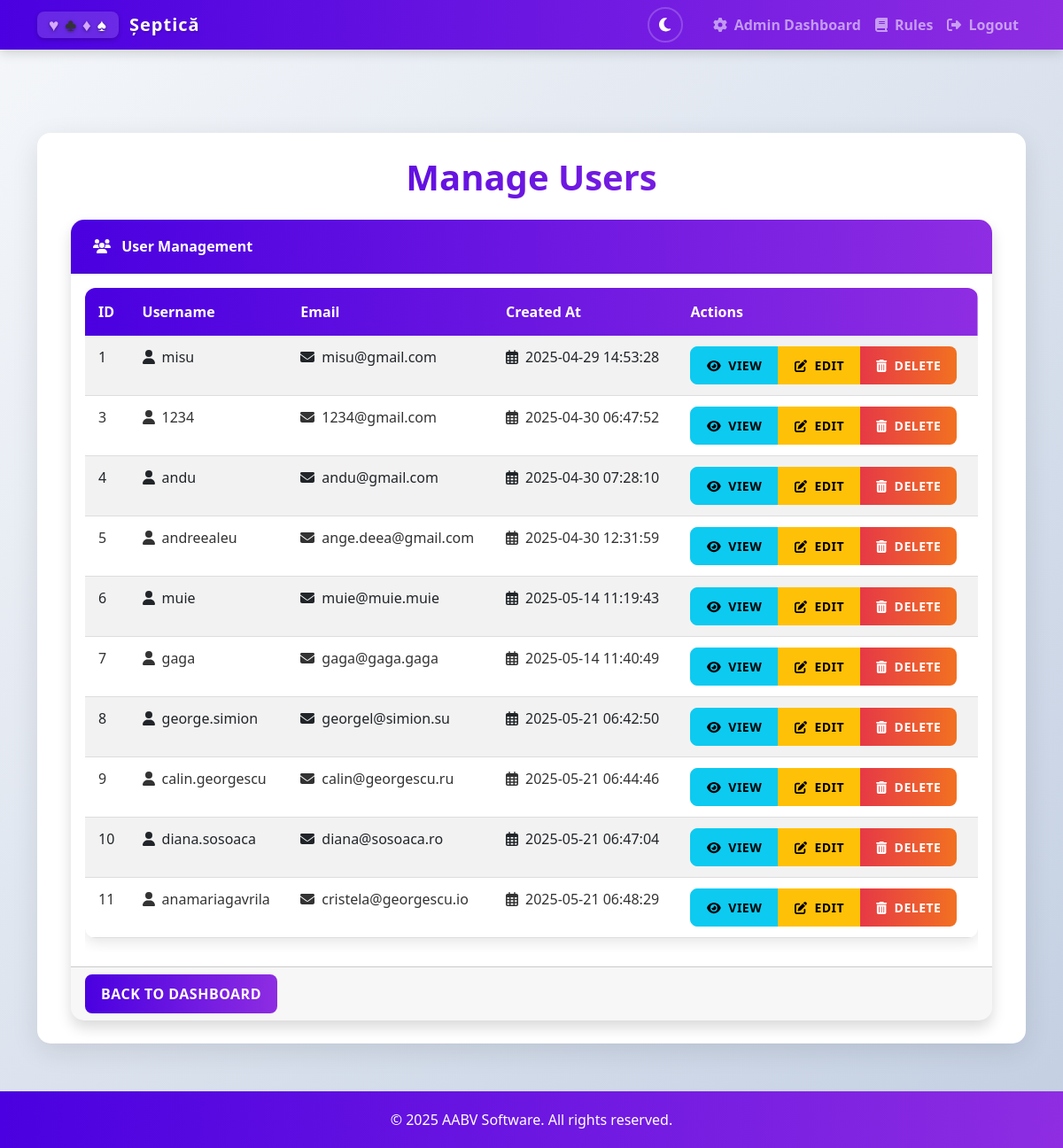
/admin/users (signed in), run on the app's committed database.
### app.py (models this page shows, shortened)
class User(db.Model, UserMixin):
    id = db.Column(db.Integer, primary_key=True)
    username = db.Column(db.String(80), unique=True, nullable=False)
    email = db.Column(db.String(120), unique=True, nullable=False)
    password = db.Column(db.String(200), nullable=False)
    created_at = db.Column(db.DateTime, default=datetime.utcnow)
    is_admin = db.Column(db.Boolean, default=False)
    lobby_players = db.relationship('LobbyPlayer', back_populates='user', cascade='all, delete-orphan')

### app.py (the view)
@application.route('/admin/users')
def admin_users():
    if not session.get('is_admin', False):
        flash('You do not have permission to access this page!', 'error')
        return redirect(url_for('lobbies'))
    try:
        users = User.query.filter(User.is_admin == False).all()
        return render_template('admin_users.html', users=users)
    except Exception as e:
        logger.error(f"Error accessing admin users page: {e}")
        flash('An error occurred while retrieving users.', 'error')
        return redirect(url_for('admin_dashboard'))

### app.py (called while the page is built)
@login_manager.user_loader
def load_user(user_id):
    return User.query.get(int(user_id))

### templates/admin_users.html (shortened to what this page needs)
{% extends "base.html" %}
{% block content %}
<div class="container animate-fade-in">
    <h1 class="page-title text-center mb-4">Manage Users</h1>
    <div class="card shadow">
        <div class="card-header">
            <i class="fas fa-users me-2"></i> User Management
        </div>
        <div class="card-body">
            {% if users %}
                <div class="table-responsive">
                    <table class="table table-striped table-hover">
                        <thead>
                            <tr>
                                <th>ID</th>
                                <th>Username</th>
                                <th>Email</th>
                                <th>Created At</th>
                                <th>Actions</th>
                            </tr>
                        </thead>
                        <tbody>
                            {% for user in users %}
                            <tr>
                                <td>{{ user.id }}</td>
                                <td><i class="fas fa-user me-2"></i>{{ user.username }}</td>
                                <td><i class="fas fa-envelope me-2"></i>{{ user.email }}</td>
                                <td><i class="far fa-calendar-alt me-2"></i>{{ user.created_at.strftime('%Y-%m-%d %H:%M:%S') }}</td>
                                <td>
                                    <div class="btn-group" role="group">
                                        <a href="{{ url_for('admin_user_details', user_id=user.id) }}"
                                           class="btn btn-sm btn-info">
                                           <i class="fas fa-eye me-1"></i> View
                                        </a>
                                        <a href="{{ url_for('admin_edit_user', user_id=user.id) }}"
                                           class="btn btn-sm btn-warning">
                                           <i class="fas fa-edit me-1"></i> Edit
                                        </a>
                                        <button type="button" class="btn btn-sm btn-danger"
                                                data-bs-toggle="modal"
                                                data-bs-target="#deleteModal{{ user.id }}">
                                            <i class="fas fa-trash-alt me-1"></i> Delete
                                        </button>
                                    </div>
                                </td>
                            </tr>
                            {% endfor %}
                        </tbody>
                    </table>
                </div>
            {% else %}
                <div class="alert alert-info">
                    No users found in the database.
                </div>
            {% endif %}
        </div>
        <div class="card-footer">
            <a href="{{ url_for('admin_dashboard') }}" class="btn btn-primary">Back to Dashboard</a>
        </div>
    </div>
</div>
{% endblock %}

### static/css/style.css (style rules this page uses)
:root { --primary-color: #4a00e0; --primary-color-rgb: 74, 0, 224; --secondary-color: #8e2de2; --secondary-color-rgb: 142, 45, 226; --accent-color: #ff6b6b; --light-accent: #ffb347; --success-color: #02c39a; --danger-color: #e63946; --warning-color: #f9c74f; --light-bg: #f0f2f5; --card-color: #ffffff; --text-color: #333333; --text-light: #6c757d; --body-bg: linear-gradient(135deg, #f5f7fa 0%, #c3cfe2 100%); --navbar-bg: linear-gradient(90deg, var(--primary-color), var(--secondary-color)); --footer-bg: rgba(255, 255, 255, 0.9); --footer-text: #6c757d; --input-bg: #fff; --input-border: #ced4da; --hearts: #e74c3c; --diamonds: #e67e22; --clubs: #2c3e50; --spades: #34495e; --card-border: #ddd; --card-shadow: rgba(0, 0, 0, 0.1); }
html { background: var(--body-bg); }
body { background: var(--body-bg); font-family: 'Segoe UI', Tahoma, Geneva, Verdana, sans-serif; color: var(--text-color); transition: background 0.3s ease, color 0.3s ease; padding-top: 56px; }
.card { border: none; border-radius: 15px; overflow: hidden; transition: transform 0.3s, box-shadow 0.3s; background: var(--card-color); box-shadow: 0 5px 15px rgba(0, 0, 0, 0.08); }
.card-header { padding: 18px 25px; background: linear-gradient(90deg, var(--primary-color), var(--secondary-color)); color: white; font-weight: 600; }
.btn { border-radius: 8px; padding: 10px 18px; font-weight: 600; transition: all 0.3s; text-transform: uppercase; letter-spacing: 0.5px; }
.btn-primary { background: linear-gradient(90deg, var(--primary-color), var(--secondary-color)); border: none; }
.btn-danger { background: linear-gradient(90deg, var(--danger-color), #f27121); border: none; }
table.table { border-radius: 12px; overflow: hidden; box-shadow: 0 5px 15px var(--card-shadow); border-collapse: separate; border-spacing: 0; background-color: var(--card-color); color: var(--text-color); transition: all 0.3s ease; }
thead { background: linear-gradient(90deg, var(--primary-color), var(--secondary-color)); color: white; }
th { padding: 15px !important; font-weight: 600; border: none !important; }
td { padding: 12px 15px !important; border-color: var(--card-border) !important; }
tbody tr { transition: all 0.2s; }
.page-title { background: linear-gradient(90deg, var(--primary-color), var(--secondary-color)); background-clip: text; -webkit-background-clip: text; -webkit-text-fill-color: transparent; font-weight: 700; margin-bottom: 20px; }
.animate-fade-in { animation: fadeIn 0.5s ease-out forwards; }

### data on the page
User: id "1", username "misu", email "misu@gmail.com", created_at "2025-04-29 14:53:28"
User: id "3", username "1234", email "1234@gmail.com", created_at "2025-04-30 06:47:52"
User: id "4", username "andu", email "andu@gmail.com", created_at "2025-04-30 07:28:10"
User: id "5", username "andreealeu", email "ange.deea@gmail.com", created_at "2025-04-30 12:31:59"
User: id "6", username "muie", email "muie@muie.muie", created_at "2025-05-14 11:19:43"
User: id "7", username "gaga", email "gaga@gaga.gaga", created_at "2025-05-14 11:40:49"
User: id "8", username "george.simion", email "georgel@simion.su", created_at "2025-05-21 06:42:50"
User: id "9", username "calin.georgescu", email "calin@georgescu.ru", created_at "2025-05-21 06:44:46"
User: id "10", username "diana.sosoaca", email "diana@sosoaca.ro", created_at "2025-05-21 06:47:04"
User: id "11", username "anamariagavrila", email "cristela@georgescu.io", created_at "2025-05-21 06:48:29"
